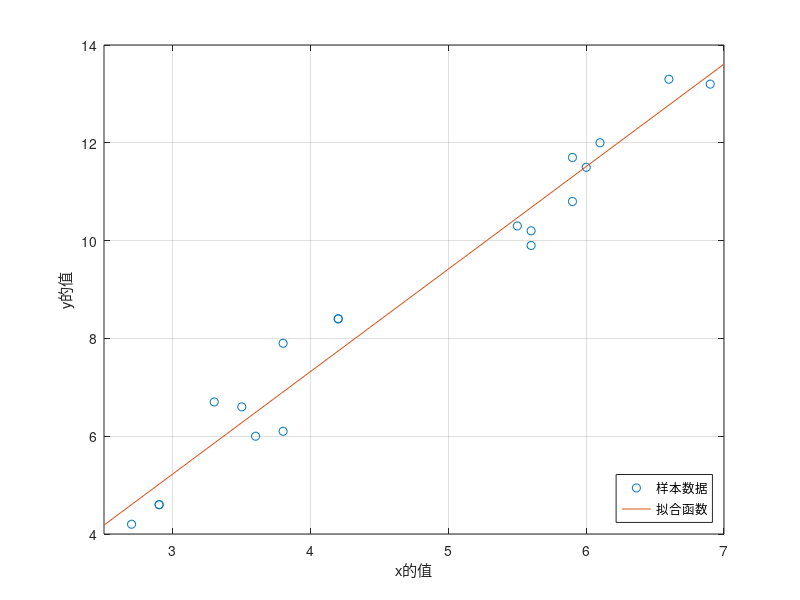

MATLAB code for this plot:
clear; clc;
load my_data1;
plot(x, y, 'o');
xlabel('x的值');
ylabel('y的值');
n = size(x, 1);
k = ((n * sum(x .* y)) - sum(y) * sum(x)) / (n * sum(x .* x) - sum(x) * sum(x));
b = (sum(x .* x) * sum(y) - sum(x) * sum(x .* y)) / (n * sum(x .* x) - sum(x) * sum(x));
hold on;  % 继续在之前的图形上绘图；
grid on;  % 添加网格线；

% % 画出y=kx+b的函数图像 plot(x,y)
% % 传统的画法：模拟生成x和y的序列，比如要画出[0,5]上的图形
% xx = 2.5: 0.1 :7  % 间隔设置的越小画出来的图形越准确
% yy = k * xx + b  % k和b都是已知值
% plot(xx,yy,'-')

% 匿名函数的基本用法。
% handle = @(arglist) anonymous_function
% 其中handle为调用匿名函数时使用的名字。
% arglist为匿名函数的输入参数，可以是一个，也可以是多个，用逗号分隔。
% anonymous_function为匿名函数的表达式。
% 举个小例子
%  z=@(x,y) x^2+y^2; 
%  z(1,2) 
% % ans =  5

f = @(x) k * x + b;
% fplot函数可用于画出匿名一元函数的图形。
% fplot(f,xinterval) 将匿名函数f在指定区间xinterval绘图。xinterval =  [xmin xmax] 表示定义域的范围
fplot(f, [2.5, 7]);
legend('样本数据', '拟合函数', 'Location', 'SouthEast');

y_hat = k * x + b;  % y的拟合值；
SSR = sum((y_hat - mean(y)) .^ 2);  % 回归平方和；
SSE = sum((y - y_hat) .^ 2);  % 误差平方和；
SST = sum((y - mean(y)) .^ 2);  % 总体平方和；
R_2 = SSR / SST;  % 拟合优度
disp('回归平方和 SSR = ');
disp(SSR);
disp('误差平方和 SSE = ');
disp(SSE);
disp('总体平方和 SST = ');
disp(SST);
disp('拟合优度 R_2 = ');
disp(R_2);